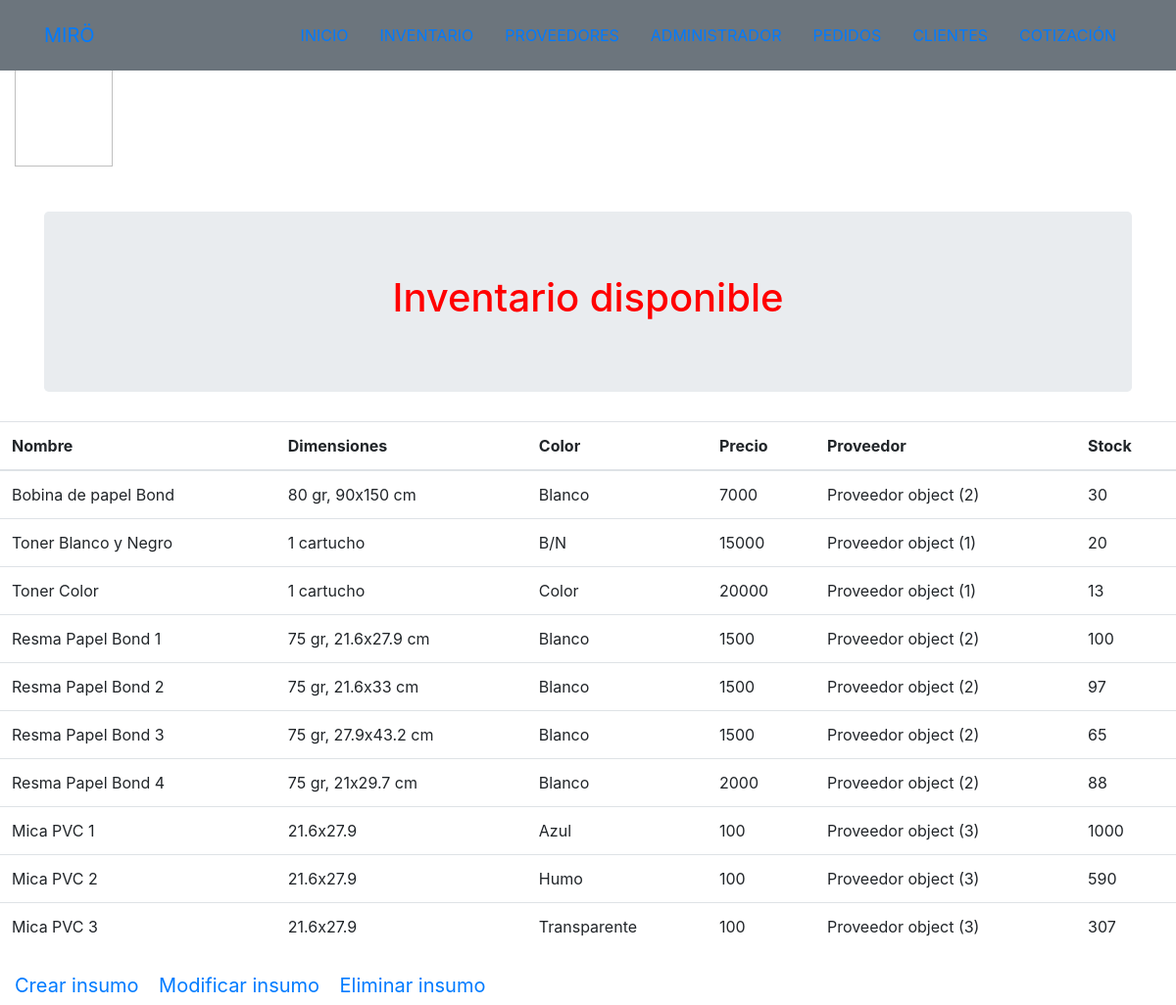
The app's page /inventario, older data.
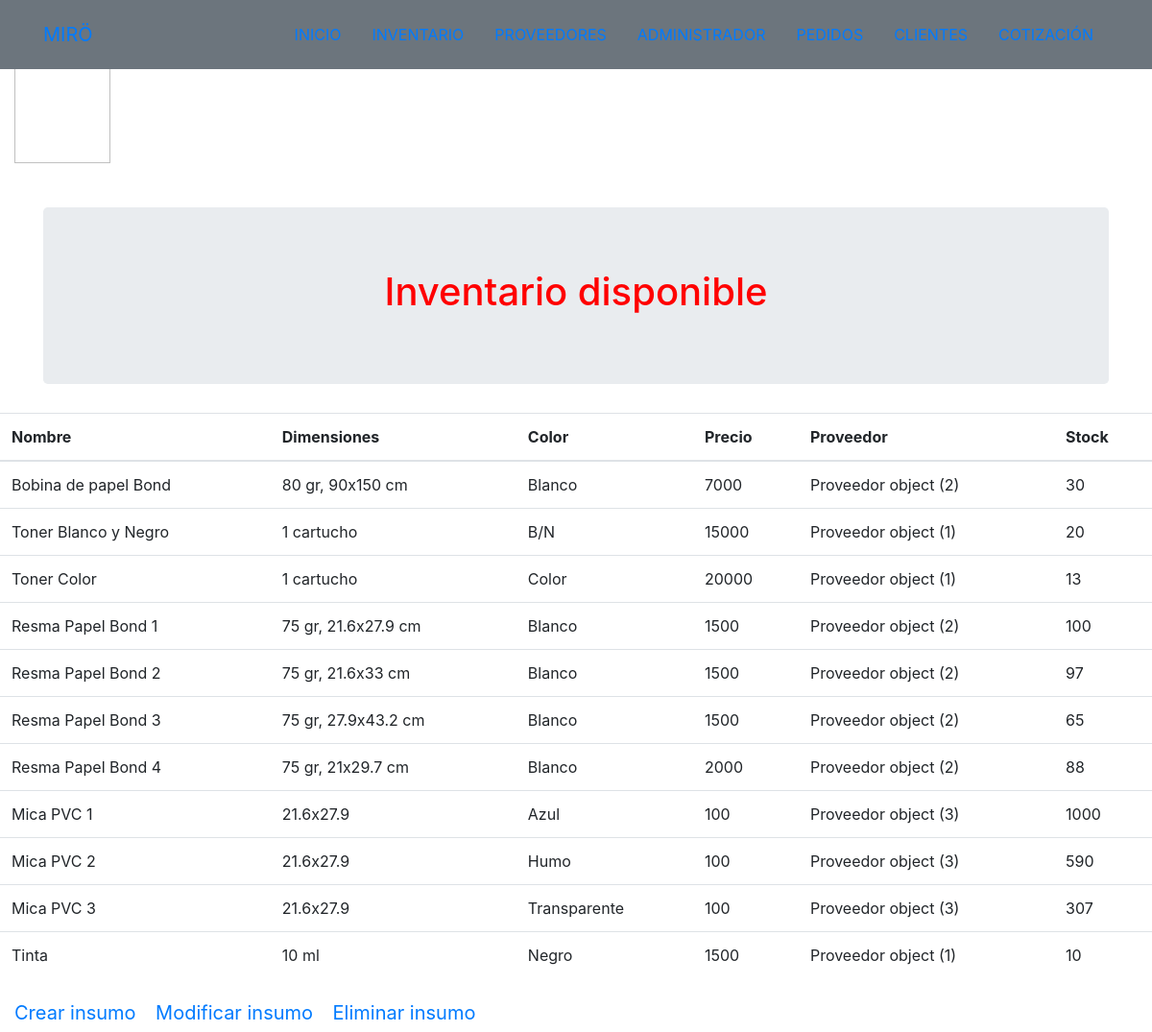
The same page, newer data.
### appT1/models.py (models this page shows)
class Insumo(models.Model):
	nombre=models.CharField(max_length=45)
	dimensiones=models.CharField(max_length=45)
	color=models.CharField(max_length=45)
	stock=models.IntegerField()
	precio=models.IntegerField()
	proveedor=models.ForeignKey(Proveedor,on_delete=models.CASCADE)

class Proveedor(models.Model):
	nombre=models.CharField(max_length=45)
	nombre_contacto=models.CharField(max_length=45)
	correo=models.CharField(max_length=45)
	numero=models.IntegerField()
	rut_empresa=models.CharField(max_length=10)

### appT1/views.py (the view)
# urls.py: path('inventario', views.inventario, name='/inventario'),
def inventario(request):
	contexto={}
	contexto['insumos'] = Insumo.objects.all()
	return render(request, 'appT1/inventario.html', contexto)

### appT1/templates/appT1/inventario.html (shortened to what this page needs)
<!DOCTYPE html>
<html>
<head>
	{% load staticfiles %}
	<link rel="stylesheet" type="text/css" href="{% static 'css/bootstrap.min.css' %}">
</head>
{% include 'appT1/menu.html' %}
<body>
<div class="container-fluid">
	<p >
	 <img src="https://apimonteleon.com/wp-content/uploads/2017/04/check-list.jpg" border="0" width="100" height="170" >
	</p>
	<div class="row">
		<div class="col-md-12">
			<div class="jumbotron">
			<h1>Inventario disponible</h1>
			</div>
		</div>
	</div>
	<center>
		<div class="row">
                <table class="table">
                    <thead>
                        <tr>
                            <th scope="col">Nombre</th>
                            <th scope="col">Dimensiones</th>
                            <th scope="col">Color</th>
                            <th scope="col">Precio</th>
                            <th scope="col">Proveedor</th>
                            <th scope="col">Stock</th>
                        </tr>
                    </thead>
                    <tbody>
                    {% for value in insumos %}
                        <tr>
                            <td>{{value.nombre}}</td>
                            <td>{{value.dimensiones}}</td>
                            <td>{{value.color}}</td>
                            <td>{{value.precio}}</td>
                            <td>{{value.proveedor}}</td>
                            <td>{{value.stock}}</td>
                        </tr>
                    {% endfor %}
                    </tbody>
                </table>
            </div>
	</center>
	<a class="navbar-brand js-scroll-trigger" href="/new_insumo">Crear insumo</a>
	<a class="navbar-brand js-scroll-trigger" href="/update_insumo">Modificar insumo</a>
	<a class="navbar-brand js-scroll-trigger" href="/eliminar_insumo">Eliminar insumo</a>
</div>
</body>
</html>

### appT1/templates/appT1/menu.html (shortened to what this page needs)
<nav class="navbar navbar-expand-lg bg-secondary fixed-top text-uppercase" id="mainNav">
    <div class="container">
        <a class="navbar-brand js-scroll-trigger" href="/">Mirö</a>
        <div class="collapse navbar-collapse" id="navbarResponsive">
            <ul class="navbar-nav ml-auto">
                <li class="nav-item mx-0 mx-xs-1">
                    <a class="nav-link py-3 px-0 px-lg-3 rounded js-scroll-trigger" href="/">Inicio</a>
                </li>
                <li class="nav-item mx-0 mx-xs-1">
                    <a class="nav-link py-3 px-0 px-lg-3 rounded js-scroll-trigger" href="/inventario">Inventario</a>
                </li>
                <li class="nav-item mx-0 mx-xs-1">
                    <a class="nav-link py-3 px-0 px-lg-3 rounded js-scroll-trigger" href="/proveedores">Proveedores</a>
                </li>
                <li class="nav-item mx-0 mx-xs-1">
                    <a class="nav-link py-3 px-0 px-lg-3 rounded js-scroll-trigger" href="/admin">Administrador</a>
                </li>
                <li class="nav-item mx-0 mx-xs-1">
                    <a class="nav-link py-3 px-0 px-lg-3 rounded js-scroll-trigger" href="/pedidos">Pedidos</a>
                </li>
                <li class="nav-item mx-0 mx-xs-1">
                    <a class="nav-link py-3 px-0 px-lg-3 rounded js-scroll-trigger" href="/lista_clientes">Clientes</a>
                </li>
                <li class="nav-item mx-0 mx-xs-1">
                    <a class="nav-link py-3 px-0 px-lg-3 rounded js-scroll-trigger" href="/cotizacion">Cotización</a>
                </li>
            </ul>
        </div>
    </div>
</nav>

### appT1/templates/appT1/inventario.html (style rules this page uses)
.jumbotron { margin: 30px; }
body { background-color: white; }
h1 { color: red; text-align: center; }
p { font-family: verdana; font-size: 20px; }

Row changes from the older to the newer data that the page shows:
added Insumo: nombre "Tinta", dimensiones "10 ml", color "Negro", precio "1500", proveedor "Proveedor object (1)", stock "10"
